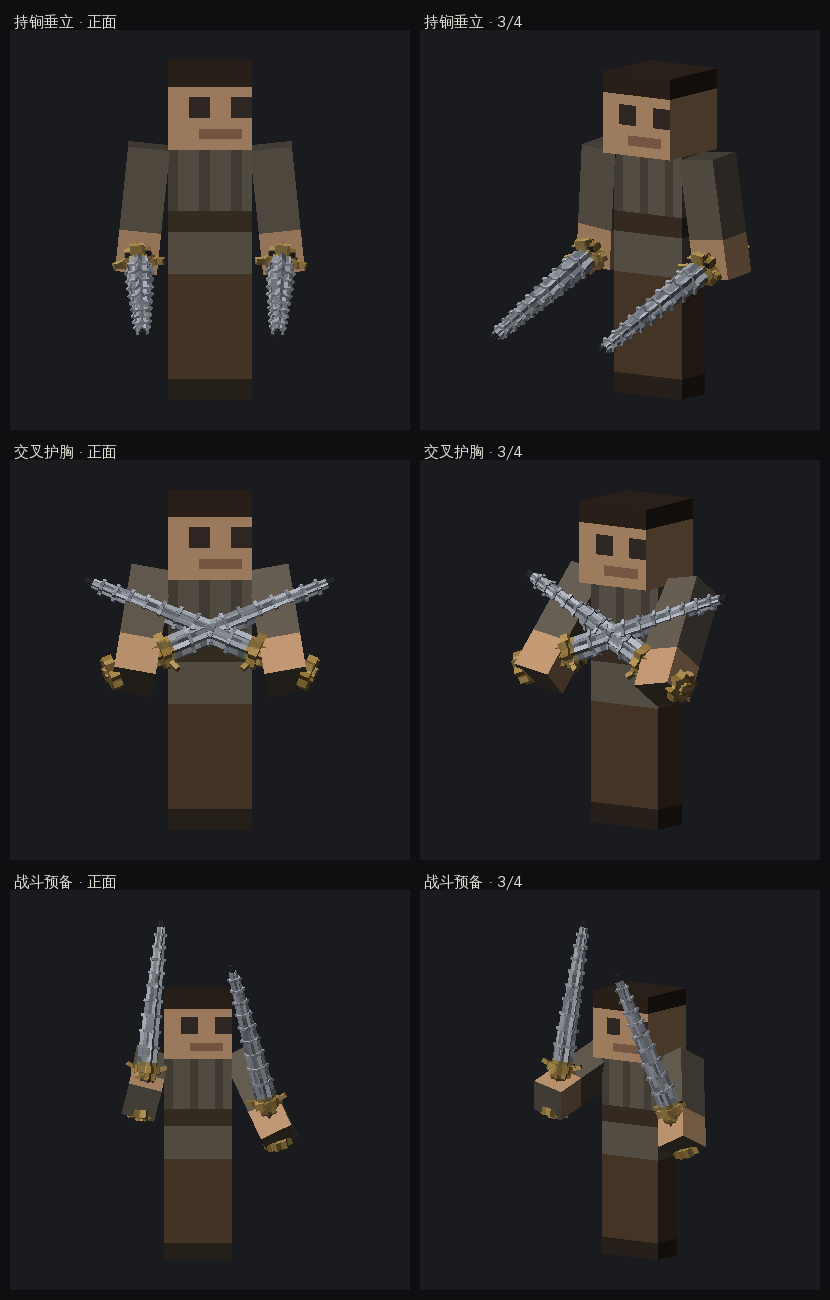

Python code for this plot:
#!/usr/bin/env python3
"""把 bbmodel 武器摆进 vanilla 玩家模型手里渲染——校验"和玩家比起来多大/怎么握"。

现有工具都不覆盖这个场景：render_bbmodel.py 只单渲模型，render_held_item.py 走
OBJ+SML 管线且不含人体，render_animation.py 只出棍图。这里的做法是：

  vanilla biped 几何（32px 高，标准 64² skin box-uv）+ 程序化皮肤
  + 从 bbmodel 读武器三角形（已应用 element 自身旋转）
  + 按握持姿态把武器顶点烘到手心
  → 合成 128² 图集（上半玩家 / 下半武器，武器 UV 整体 +64）
  → 复用 render_bbmodel 的 z-buffer 光栅化投影

注意这是**比例/姿态校验**，不是 MC display transform 标定：真机手持还要过
item model 的 thirdperson/firstperson transform（那套用 render_held_item.py 调）。

用法:
    python3 scripts/models/render_jian_in_hand.py
    python3 scripts/models/render_jian_in_hand.py --model local_models/BambooJianSingle.bbmodel
"""

from __future__ import annotations

import argparse
import base64
import io
import json
import sys
from pathlib import Path

import numpy as np
from PIL import Image, ImageDraw

sys.path.insert(0, str(Path(__file__).resolve().parent))
import render_bbmodel as R  # noqa: E402

REPO = Path(__file__).resolve().parents[2]
DEFAULT_MODEL = REPO / "local_models" / "BambooJianSingle.bbmodel"
OUT = REPO / "scripts" / "models" / "render_jian_in_hand.png"

CJK_FONTS = [  # PIL 默认字体没有 CJK 字形，标签会全变方块
    "/usr/share/fonts/truetype/wqy/wqy-zenhei.ttc",
    "/usr/share/fonts/truetype/droid/DroidSansFallbackFull.ttf",
]

SKIN = 64          # 玩家皮肤区尺寸（图集上半）
ATLAS = 128        # 合成图集边长
WEAPON_V_OFF = 64  # 武器 UV 的 v 偏移（落到图集下半）

# 玩家模型（世界坐标：y 向上、脚在 y=0、脸朝 -Z，和 vanilla biped 同比例）
# (name, from, to, box_uv_origin)
PLAYER_CUBES = [
    ("head",      [-4, 24, -4], [4, 32, 4],  (0, 0)),
    ("body",      [-4, 12, -2], [4, 24, 2],  (16, 16)),
    ("arm_right", [-8, 12, -2], [-4, 24, 2], (40, 16)),
    ("arm_left",  [4, 12, -2],  [8, 24, 2],  (32, 48)),
    ("leg_right", [-4, 0, -2],  [0, 12, 2],  (0, 16)),
    ("leg_left",  [0, 0, -2],   [4, 12, 2],  (16, 48)),
]

# 关节层级：肩 pivot → 手臂(arm) → 手心 → 腕(wrist) → 武器。
# 手臂不动、手心写死的话，锏只能贴在手臂外面走（读作"挂在身侧"而不是"握着"）。
SHOULDER = {"right": np.array([-5.0, 22.0, 0.0]), "left": np.array([5.0, 22.0, 0.0])}
# 手臂零姿态时的手心（手掌方块 = 臂的下 4px，y 12..16 → 心在 14）
HAND_REST = {"right": np.array([-6.0, 14.0, -0.4]), "left": np.array([6.0, 14.0, -0.4])}
GRIP_ANCHOR = np.array([0.0, 3.3, 0.0])  # 武器局部握把中心（柄尾 y=0，长度沿 +y）

# 每个姿态：{side: {"arm": (rx,ry,rz), "wrist": (rx,ry,rz)}}
# 绕 X 正 = 手臂前抬；绕 Z 对右臂负 = 外展（远离躯干），左臂相反。
# 腕 roll 的符号：武器指 +y，绕 Z 正角度把锏尖推向 -x。所以右手外撇取正、左手取负
# （手臂指 -y，同样的正角度反而把手推向 +x，两者符号是反的——踩过一次）。
POSES = [
    # 垂持的腕角来自 Blockbench 手改后回填（2026-08-06）：锏尖朝前下方、柄横过掌心，
    # 比"锏尖朝上"更像握着而不是举着。原手改是 roll 层 X-75 叠 pitch 层 X-30，
    # 这里合并成单层 X-105，几何等价且每层仍只转一个轴。
    ("持锏垂立", {
        "right": {"arm": (-4.0, 0.0, -6.0), "wrist": (-105.0, 0.0, 12.0)},
        "left": {"arm": (-4.0, 0.0, 6.0), "wrist": (-105.0, 0.0, -12.0)},
    }),
    ("交叉护胸", {
        "right": {"arm": (38.0, 0.0, -10.0), "wrist": (-10.0, 0.0, -58.0)},
        "left": {"arm": (38.0, 0.0, 10.0), "wrist": (-10.0, 0.0, 58.0)},
    }),
    ("战斗预备", {
        "right": {"arm": (30.0, 0.0, -26.0), "wrist": (-46.0, 0.0, 16.0)},
        "left": {"arm": (72.0, 0.0, 14.0), "wrist": (-64.0, 0.0, -18.0)},
    }),
]
ARM_CUBE = {"right": "arm_right", "left": "arm_left"}


# ── 程序化皮肤（64²，vanilla box-uv 布局）─────────────────────────────────
def make_skin() -> Image.Image:
    """末法散修：粗麻上衣 + 褐裤 + 布鞋。只求人形可读，不追皮肤细节。"""
    img = Image.new("RGBA", (SKIN, SKIN), (0, 0, 0, 0))
    d = ImageDraw.Draw(img)
    skin_c = (198, 156, 118)
    hair_c = (52, 40, 32)
    cloth_c = (104, 96, 84)
    cloth_d = (82, 76, 66)
    pants_c = (86, 66, 48)
    shoe_c = (48, 40, 34)

    def rect(x0, y0, x1, y1, c):
        d.rectangle([x0, y0, x1 - 1, y1 - 1], fill=c)

    # head：四侧 + 顶（顶/后脑给头发）
    rect(0, 8, 32, 16, skin_c)
    rect(8, 0, 16, 8, hair_c)          # up
    rect(16, 0, 24, 8, (168, 132, 100))  # down
    rect(24, 8, 32, 16, hair_c)        # 后脑
    for x in (0, 16):                  # 两侧鬓角
        rect(x, 8, x + 8, 10, hair_c)
    rect(8, 8, 16, 10, hair_c)         # 额发
    rect(10, 11, 12, 13, (58, 50, 46))  # 左眼
    rect(14, 11, 16, 13, (58, 50, 46))  # 右眼（贴图上左右已按 MC 约定）
    rect(11, 14, 15, 15, (150, 108, 84))  # 嘴

    # body：粗麻上衣 + 腰带
    rect(16, 16, 40, 32, cloth_c)
    rect(20, 16, 28, 20, cloth_d)      # up
    rect(16, 26, 40, 28, (66, 54, 42))  # 腰带
    for x in range(20, 28, 3):         # 前襟竖褶
        rect(x, 20, x + 1, 26, cloth_d)

    # arms：上半袖子、下半手
    for ox, oy in ((40, 16), (32, 48)):
        rect(ox, oy, ox + 16, oy + 16, cloth_c)
        rect(ox, oy + 4, ox + 16, oy + 12, cloth_c)
        rect(ox, oy + 12, ox + 16, oy + 16, skin_c)   # 露出的手
        rect(ox + 4, oy, ox + 8, oy + 4, cloth_d)

    # legs：褐裤 + 鞋
    for ox, oy in ((0, 16), (16, 48)):
        rect(ox, oy, ox + 16, oy + 16, pants_c)
        rect(ox, oy + 14, ox + 16, oy + 16, shoe_c)
        rect(ox + 8, oy, ox + 12, oy + 4, shoe_c)     # down = 鞋底

    return img


def label_font(px=15):
    from PIL import ImageFont
    for f in CJK_FONTS:
        if Path(f).exists():
            try:
                return ImageFont.truetype(f, px)
            except OSError:
                continue
    return ImageFont.load_default()


def box_uv(origin, size):
    """vanilla box-uv 展开：返回 {face: [u1,v1,u2,v2]}。"""
    ox, oy = origin
    sx, sy, sz = size
    return {
        "west": [ox, oy + sz, ox + sz, oy + sz + sy],
        "north": [ox + sz, oy + sz, ox + sz + sx, oy + sz + sy],
        "east": [ox + sz + sx, oy + sz, ox + 2 * sz + sx, oy + sz + sy],
        "south": [ox + 2 * sz + sx, oy + sz, ox + 2 * sz + 2 * sx, oy + sz + sy],
        "up": [ox + sz, oy, ox + sz + sx, oy + sz],
        "down": [ox + sz + sx, oy, ox + sz + 2 * sx, oy + sz],
    }


def euler_mat(rot):
    """M = Rz @ Ry @ Rx —— 与 bbmodel 里"嵌套单轴 group（内 pitch/外 roll）"同序。"""
    rx, ry, rz = rot
    return R._rotmat(rz, 2) @ R._rotmat(ry, 1) @ R._rotmat(rx, 0)


def arm_transform(pose, side):
    """返回 (M_arm, hand_world)：手臂绕肩旋转后，手心跟着走。"""
    rot = pose.get(side, {}).get("arm", (0.0, 0.0, 0.0)) if pose else (0.0, 0.0, 0.0)
    M = euler_mat(rot)
    sh = SHOULDER[side]
    return M, M @ (HAND_REST[side] - sh) + sh


def player_tris(pose=None):
    arm_of = {ARM_CUBE[s]: s for s in ("right", "left")}
    tris = []
    for name, frm, to, uvo in PLAYER_CUBES:
        f, t = np.array(frm, float), np.array(to, float)
        uvs_by_face = box_uv(uvo, (t[0] - f[0], t[1] - f[1], t[2] - f[2]))
        M = sh = None
        if name in arm_of:
            side = arm_of[name]
            M, _ = arm_transform(pose, side)
            sh = SHOULDER[side]
        for fname, (corner_fn, normal) in R.FACES.items():
            u1, v1, u2, v2 = uvs_by_face[fname]
            cs = [np.array(c, float) for c in corner_fn(f, t)]
            n = np.array(normal, float)
            if M is not None:
                cs = [M @ (c - sh) + sh for c in cs]
                n = M @ n
            uvs = [(u1, v1), (u2, v1), (u2, v2), (u1, v2)]
            for a, b in ((1, 2), (2, 3)):
                tris.append((np.array([cs[0], cs[a], cs[b]]),
                             np.array([uvs[0], uvs[a], uvs[b]]), n))
    return tris


def weapon_tris(path: Path):
    """读 bbmodel → 三角形（已应用 element 自身 rotation），UV 落到图集下半。"""
    d = json.loads(Path(path).read_text())
    src = d["textures"][0]["source"].split(",", 1)[1]
    tex = Image.open(io.BytesIO(base64.b64decode(src))).convert("RGBA")
    tris = []
    for e in d["elements"]:
        f, t = np.array(e["from"], float), np.array(e["to"], float)
        rot = e.get("rotation", [0, 0, 0])
        org = np.array(e.get("origin", [0, 0, 0]), float)
        Rc = None
        if any(abs(r) > 1e-6 for r in rot):
            Rc = R._rotmat(rot[2], 2) @ R._rotmat(rot[1], 1) @ R._rotmat(rot[0], 0)
        for fname, (corner_fn, normal) in R.FACES.items():
            fd = e.get("faces", {}).get(fname)
            if not fd:
                continue
            u1, v1, u2, v2 = fd["uv"]
            cs = [np.array(c, float) for c in corner_fn(f, t)]
            n = np.array(normal, float)
            if Rc is not None:
                cs = [Rc @ (c - org) + org for c in cs]
                n = Rc @ n
            uvs = [(u1, v1 + WEAPON_V_OFF), (u2, v1 + WEAPON_V_OFF),
                   (u2, v2 + WEAPON_V_OFF), (u1, v2 + WEAPON_V_OFF)]
            for a, b in ((1, 2), (2, 3)):
                tris.append((np.array([cs[0], cs[a], cs[b]]),
                             np.array([uvs[0], uvs[a], uvs[b]]), n))
    return tris, tex


def place(tris, pose, side, scale=1.0):
    """武器 → 握把中心对齐手心 → 腕旋转 → 整条手臂旋转（scale 只改武器不改人）。"""
    M_arm, _ = arm_transform(pose, side)
    M_wrist = euler_mat(pose.get(side, {}).get("wrist", (0.0, 0.0, 0.0)))
    sh, rest = SHOULDER[side], HAND_REST[side]

    def xf(v):
        local = M_wrist @ ((v - GRIP_ANCHOR) * scale) + rest   # 腕坐标系里握住
        return M_arm @ (local - sh) + sh                        # 再随手臂摆动

    M_total = M_arm @ M_wrist
    return [(np.array([xf(v) for v in vs]), uvs, M_total @ n) for vs, uvs, n in tris]


def build_atlas(weapon_tex: Image.Image) -> np.ndarray:
    atlas = Image.new("RGBA", (ATLAS, ATLAS), (0, 0, 0, 0))
    atlas.paste(make_skin(), (0, 0))
    atlas.paste(weapon_tex.resize((SKIN, SKIN), Image.NEAREST), (0, WEAPON_V_OFF))
    return np.asarray(atlas, float)


def render_scene(tris, tex_arr, yaw, pitch, size, bg=(26, 27, 31)):
    orig = R.load_bbmodel
    R.load_bbmodel = lambda _p: (tris, tex_arr, (ATLAS, ATLAS), "in_hand")
    try:
        im, _ = R.render("<synthetic>", yaw=yaw, pitch=pitch, size=size, bg=bg)
    finally:
        R.load_bbmodel = orig
    return im


def main():
    ap = argparse.ArgumentParser()
    ap.add_argument("--model", default=str(DEFAULT_MODEL))
    ap.add_argument("--size", type=int, default=420)
    ap.add_argument("--scales", default="1.0",
                    help="逗号分隔的武器缩放档，多档时出垂持对比图（例 1.0,0.85,0.7）")
    args = ap.parse_args()
    scales = [float(v) for v in args.scales.split(",") if v.strip()]

    w_tris, w_tex = weapon_tris(Path(args.model))
    tex_arr = build_atlas(w_tex)

    w_len = max(v[1] for vs, _, _ in w_tris for v in vs) - min(v[1] for vs, _, _ in w_tris for v in vs)
    print(f"武器长 {w_len:.1f}px / 玩家 32px = {w_len / 32 * 100:.0f}%")

    cols, per_row = [], 2
    if len(scales) > 1:
        # 尺寸对比模式：同一垂持姿态，逐档缩放武器
        per_row = len(scales)
        for view, yaw, pitch in (("正面", 180.0, 4.0), ("3/4", 145.0, 10.0)):
            for sc in scales:
                pose = POSES[0][1]
                tris = player_tris(pose)
                for side in ("right", "left"):
                    tris += place(w_tris, pose, side, sc)
                cols.append((f"{w_len * sc:.1f}px = 玩家 {w_len * sc / 32 * 100:.0f}% · {view}",
                             render_scene(tris, tex_arr, yaw, pitch, args.size)))
    else:
        for label, pose in POSES:
            for view, yaw, pitch in (("正面", 180.0, 4.0), ("3/4", 145.0, 10.0)):
                tris = player_tris(pose)
                for side in ("right", "left"):
                    tris += place(w_tris, pose, side, scales[0])
                cols.append((f"{label} · {view}",
                             render_scene(tris, tex_arr, yaw, pitch, args.size)))

    gap, lab_h = 10, 20
    font = label_font()
    rows = (len(cols) + per_row - 1) // per_row
    w = args.size * per_row + gap * (per_row + 1)
    h = (args.size + lab_h) * rows + gap * (rows + 1)
    canvas = Image.new("RGB", (w, h), (14, 15, 17))
    d = ImageDraw.Draw(canvas)
    for i, (label, im) in enumerate(cols):
        cx = gap + (i % per_row) * (args.size + gap)
        cy = gap + (i // per_row) * (args.size + lab_h + gap)
        d.text((cx + 4, cy + 2), label, fill=(224, 222, 214), font=font)
        canvas.paste(im, (cx, cy + lab_h))
    out = OUT if len(scales) == 1 else OUT.with_name("render_jian_in_hand_scales.png")
    canvas.save(out)
    print(f"→ {out.relative_to(REPO)}")


if __name__ == "__main__":
    main()
